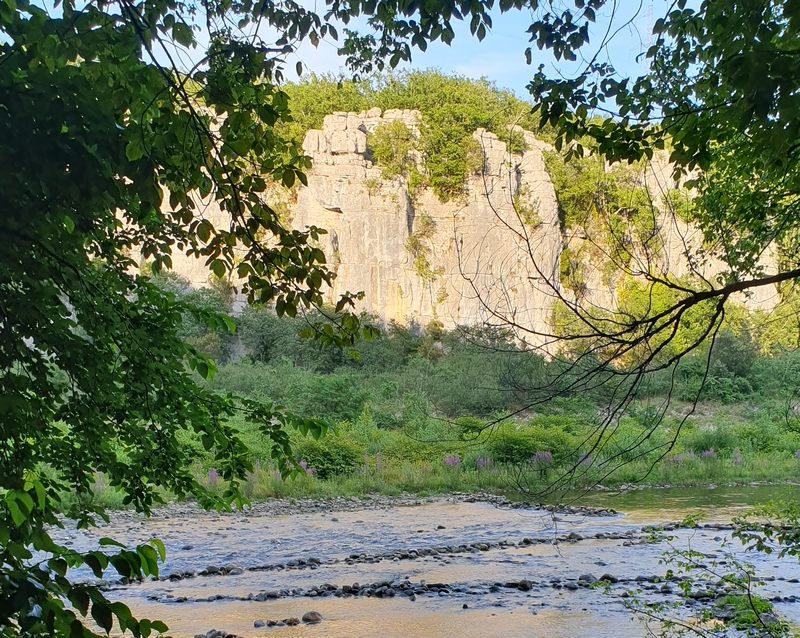
#> input picture Exams/Images/ardeche_river.jpg, 800 x 638 px
$ jupyter execute --allow-errors Exam_SImulation.ipynb
#> lines starting #> are read from the running program, lines starting #| are printed output that depends on the picture; after the words box and inside, x2 and y2 are one past the last pixel; in counts of white or black regions, pixels touching at a corner belong together; long printed decimals are rounded
[cell 1]
from skimage import color, io, measure, img_as_ubyte, util, data, morphology
from skimage.measure import profile_line
from skimage.transform import rescale, resize, rotate, matrix_transform, SimilarityTransform, EuclideanTransform, warp, swirl
import matplotlib.pyplot as plt
import numpy as np
import pydicom as dicom
import seaborn as sns
import pandas as pd
import matplotlib.pyplot as plt
import math
from sklearn import decomposition
from sklearn.decomposition import PCA
from skimage.util import img_as_float, img_as_ubyte
from skimage.color import rgb2gray, gray2rgb, rgb2hsv, label2rgb
from skimage.filters import threshold_otsu, prewitt_h, prewitt_v, prewitt
from skimage.morphology import erosion, dilation, opening, closing, disk, binary_closing, binary_opening
from skimage.segmentation import clear_border
from scipy.stats import norm
from scipy.spatial import distance
import scipy.io as sio
import glob
import os
import SimpleITK as sitk
from IPython.display import clear_output

### 1

[cell 2]
x = np.loadtxt("Images/pistachio_data.txt", comments="%")
mn = np.mean(x, axis=0)

data = x-mn
standard_deviations = np.std(data, axis=0)
standardized_data = data / standard_deviations

covariance_matrix = np.cov(standardized_data, rowvar=False)

# Find the maximum absolute value in the covariance matrix
max_absolute_value = np.max(np.abs(covariance_matrix))
max_absolute_value

[cell 3]
# Perform PCA on the standardized data
pca = PCA()
pca.fit(standardized_data)

# Project the first nut (first row of standardized data) onto the principal components
projection = pca.transform(standardized_data[0].reshape(1, -1))

# Compute the sum of squared projected values for the first nut
sum_of_squares = np.sum(projection**2)
sum_of_squares

[cell 4]
# Find the index of the measurement with the smallest standard deviation
smallest_std_index = np.argmin(standard_deviations)

# Get the name of the measurement corresponding to the index
measurement_with_smallest_std = f"Measurement {smallest_std_index + 1}"

measurement_with_smallest_std

[cell 5]
# Calculate the cumulative variance explained by the principal components
cumulative_variance = np.cumsum(pca.explained_variance_ratio_)

# Find the number of components needed to explain at least 97% of the variance
n_components_97 = np.argmax(cumulative_variance >= 0.97) + 1  # Adding 1 because indices start from 0
n_components_97

[cell 6]
# Load the image as an RGB image
image = io.imread('Images/ardeche_river.jpg')
#> image is the input picture: shape (638, 800, 3); mean R, G, B 111, 121.7, 93.6

def histogram_stretch(img_in):
    """
    Stretches the histogram of an image
    :param img_in: Input image
    :return: Image, where the histogram is stretched so the min values is 0 and the maximum value 255
    """
    # img_as_float will divide all pixel values with 255.0
    img_float = color.rgb2gray(img_in)
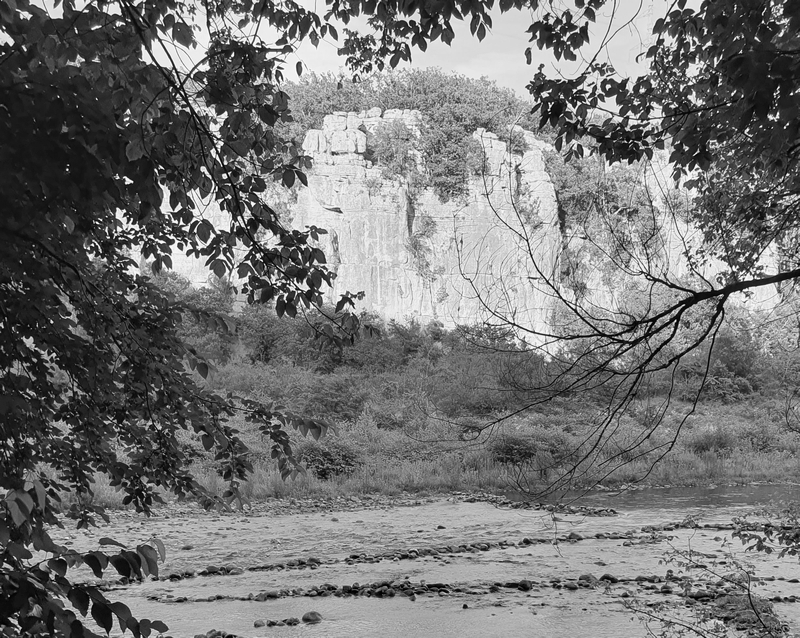
#> img_float: shape (638, 800) float64; min 0.000565, max 1, mean 0.461
    min_val = img_float.min()
#> min_val = 0.000565
    max_val = img_float.max()
#> max_val = 1
    min_desired = 0.2
    max_desired = 0.8
    img_out = ((max_desired- min_desired)/(max_val - min_val))*(img_float-min_val) + min_desired
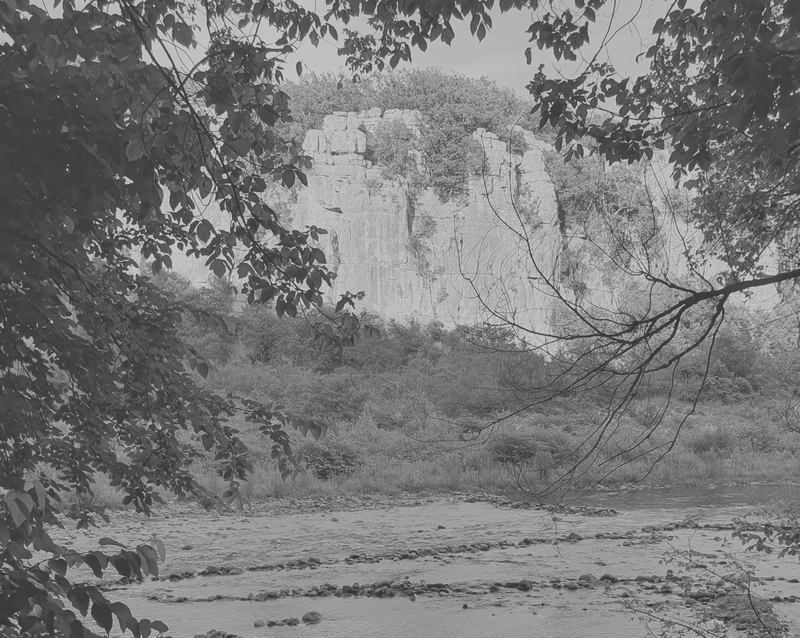
#> img_out: shape (638, 800) float64; min 0.2, max 0.8, mean 0.476
    # Do something here

    # img_as_ubyte will multiply all pixel values with 255.0 before converting to unsigned byte
    return (img_out)

image_stretch =histogram_stretch(image)
average_value = np.mean(image_stretch)
#> average_value = 0.476

print("Average value of the histogram-stretched image:", average_value)
#| Average value of the histogram-stretched image: 0.4761

[cell 7]
# Extract edges using the Prewitt horizontal filter
edges = prewitt_h(image_stretch)
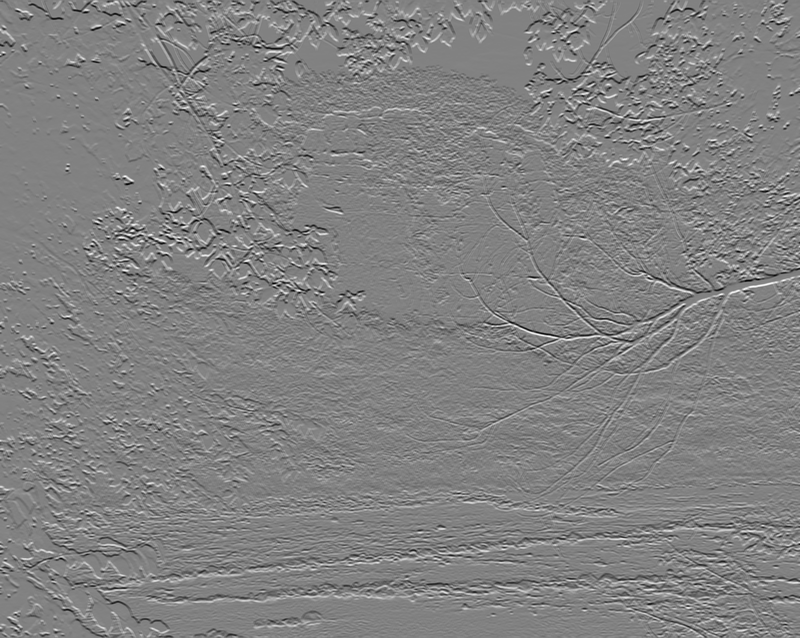
#> edges: shape (638, 800) float64; min -0.533, max 0.514, mean 0.000145; drawn with min black and max white

# Compute the maximum absolute value of the Prewitt filtered image
max_abs_value = np.max(np.abs(edges))
#> max_abs_value = 0.533

print("Maximum absolute value of the Prewitt filtered image:", max_abs_value)
#| Maximum absolute value of the Prewitt filtered image: 0.5331

[cell 8]
binary_image = image_stretch > average_value
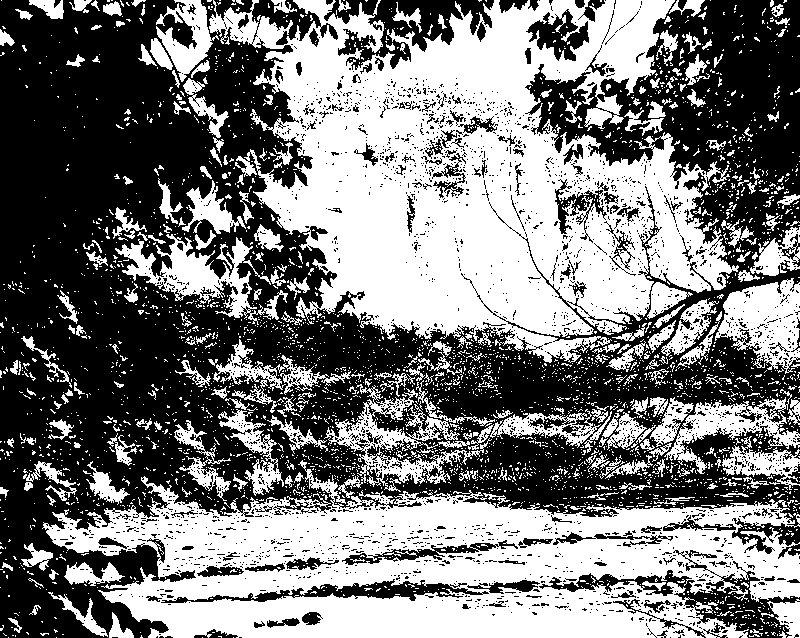
#> binary_image: shape (638, 800) bool; 48% white; 3447 white regions (3161 under 20 px), largest, box (x1, y1, x2, y2) and area: (209, 0, 739, 363) 104032, (42, 460, 800, 638) 72516, (324, 380, 495, 492) 4793

# Compute the number of foreground pixels in the binary image
foreground_pixels = np.sum(binary_image)
#> foreground_pixels = 244910

print("Number of foreground pixels in the binary image:", foreground_pixels)
#| Number of foreground pixels in the binary image: 244910
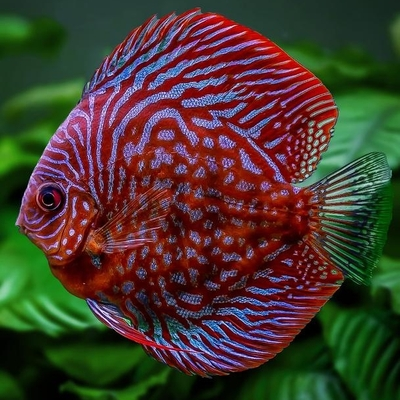
#> input picture Exams/Images/Fish/discus.jpg, 400 x 400 px
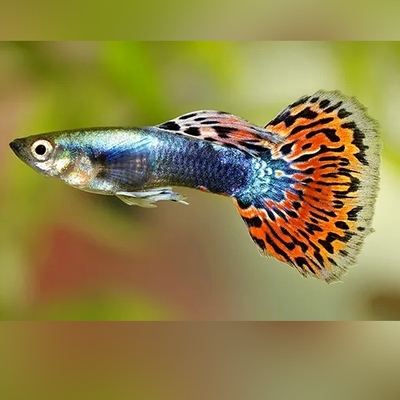
#> input picture Exams/Images/Fish/guppy.jpg, 400 x 400 px
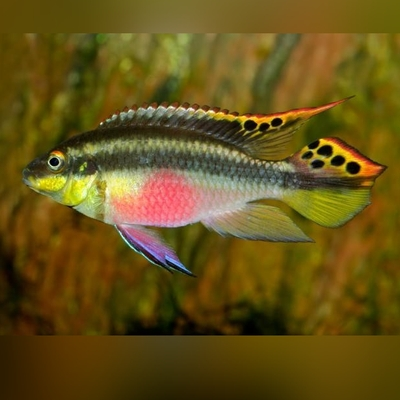
#> input picture Exams/Images/Fish/kribensis.jpg, 400 x 400 px
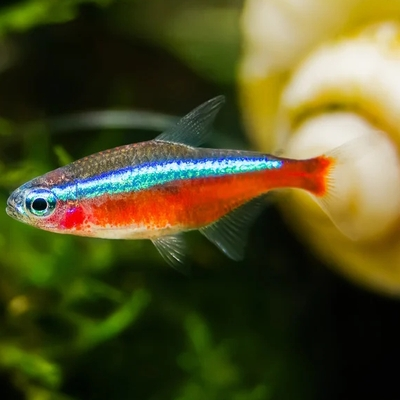
#> input picture Exams/Images/Fish/neon.jpg, 400 x 400 px
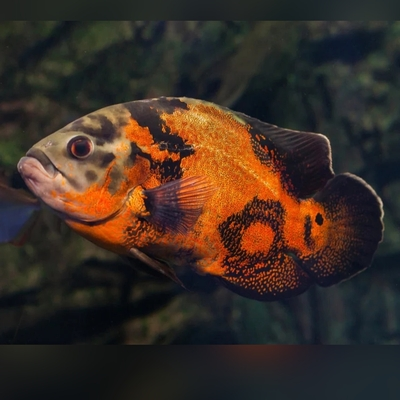
#> input picture Exams/Images/Fish/oscar.jpg, 400 x 400 px

[cell 9]
image_files = ['Images/Fish/discus.jpg', 'Images/Fish/guppy.jpg', 'Images/Fish/kribensis.jpg', 'Images/Fish/neon.jpg', 'Images/Fish/oscar.jpg',
               'Images/Fish/platy.jpg', 'Images/Fish/rummy.jpg', 'Images/Fish/scalare.jpg', 'Images/Fish/tiger.jpg', 'Images/Fish/zebra.jpg']
#> (the rest of this cell did not finish here and is left out)

[cell 10]
# from scipy.spatial.distance import euclidean
# Find the index for the neon fish
neon_index = image_files.index('Images/Fish/neon.jpg')
#> neon_index = 3

# Extract the PCA coordinates for the neon fish
#> (the rest of this cell did not finish here and is left out)

[cell 11]
# Get the explained variance ratio for each component
variance_ratios = pca.explained_variance_ratio_

# Calculate the total variance explained by the first two components
total_variance_explained = variance_ratios[0] + variance_ratios[1]

print(f"Total variance explained by the first two components: {total_variance_explained * 100:.2f}%")

[cell 12]
3*1.4/2

[cell 13]
# Load the moving image
img1_path = 'Images/ImgT1_v1.nii'  # Update this path
img2_path = 'Images/ImgT1_v2.nii'  # Update this path
#> (the rest of this cell did not finish here and is left out)

[cell 14]
# Create a brain mask from ImgT1_v1 where voxel intensity > 50
threshold = 50
#> (the rest of this cell did not finish here and is left out)

[cell 15]
def imshow_orthogonal_view(sitkImage, origin = None, title=None):
    """
    Display the orthogonal views of a 3D volume from the middle of the volume.

    Parameters
    ----------
    sitkImage : SimpleITK image
        Image to display.
    origin : array_like, optional
        Origin of the orthogonal views, represented by a point [x,y,z].
        If None, the middle of the volume is used.
    title : str, optional
        Super title of the figure.

    Note:
    On the axial and coronal views, patient's left is on the right
    On the sagittal view, patient's anterior is on the left
    """
    data = sitk.GetArrayFromImage(sitkImage)

    if origin is None:
        origin = np.array(data.shape) // 2

    fig, axes = plt.subplots(1, 3, figsize=(12, 4))

    data = img_as_ubyte(data/np.max(data))
    axes[0].imshow(data[origin[0], ::-1, ::-1], cmap='gray')
    axes[0].set_title('Axial')

    axes[1].imshow(data[::-1, origin[1], ::-1], cmap='gray')
    axes[1].set_title('Coronal')

    axes[2].imshow(data[::-1, ::-1, origin[2]], cmap='gray')
    axes[2].set_title('Sagittal')

    [ax.set_axis_off() for ax in axes]

    if title is not None:
        fig.suptitle(title, fontsize=16)

# Define the affine transformation
A = np.array([[0.98, -0.16, 0.17, 0],
              [0.26, 0.97, 0, -15],
              [-0.17, 0.04, 0.98, 0],
              [0, 0, 0, 1]])

# Convert numpy array to SimpleITK transform
#> (the rest of this cell did not finish here and is left out)

[cell 16]
def registration(fixed_image_path, moving_image_path):
    # Load images
    fixed_image = sitk.ReadImage(fixed_image_path, sitk.sitkFloat32)
    moving_image = sitk.ReadImage(moving_image_path, sitk.sitkFloat32)

    # Initial alignment of the moving image
    initial_transform = sitk.CenteredTransformInitializer(fixed_image,
                                                          moving_image,
                                                          sitk.Euler3DTransform(),
                                                          sitk.CenteredTransformInitializerFilter.GEOMETRY)

    # Set up the registration framework
    registration_method = sitk.ImageRegistrationMethod()

    # Similarity metric settings
    registration_method.SetMetricAsMattesMutualInformation(numberOfHistogramBins=50)
    registration_method.SetMetricSamplingStrategy(registration_method.RANDOM)
    registration_method.SetMetricSamplingPercentage(0.01)

    # Interpolator
    registration_method.SetInterpolator(sitk.sitkLinear)

    # Optimizer settings
    registration_method.SetOptimizerAsGradientDescent(learningRate=1.0, numberOfIterations=100,
                                                      convergenceMinimumValue=1e-6, convergenceWindowSize=10)
    registration_method.SetOptimizerScalesFromPhysicalShift()

    # Set the initial and moving transform
    registration_method.SetInitialTransform(initial_transform, inPlace=False)

    # Execute the registration
    final_transform = registration_method.Execute(sitk.Cast(fixed_image, sitk.sitkFloat32),
                                                  sitk.Cast(moving_image, sitk.sitkFloat32))

    # Extract transformation parameters
    final_params = final_transform.GetParameters()
    rotation_degrees = np.rad2deg(final_params[:3])  # Convert radians to degrees
    translation_mm = final_params[3:]  # Translation in millimeters

    return rotation_degrees, translation_mm

# Paths to the images
fixed_image_path = 'Images/ImgT1_v1.nii'  # Update path
moving_image_path = 'Images/ImgT1_v2.nii'  # Update path

# Perform the registration
#> (the rest of this cell did not finish here and is left out)

#> (a cell that did not finish here is left out)

[cell 18]
# Load the DICOM file
dicom_path = 'Images/HeartCT/1-001.dcm'
#> dicom_path = 'Images/HeartCT/1-001.dcm'
#> (the rest of this cell did not finish here and is left out)
